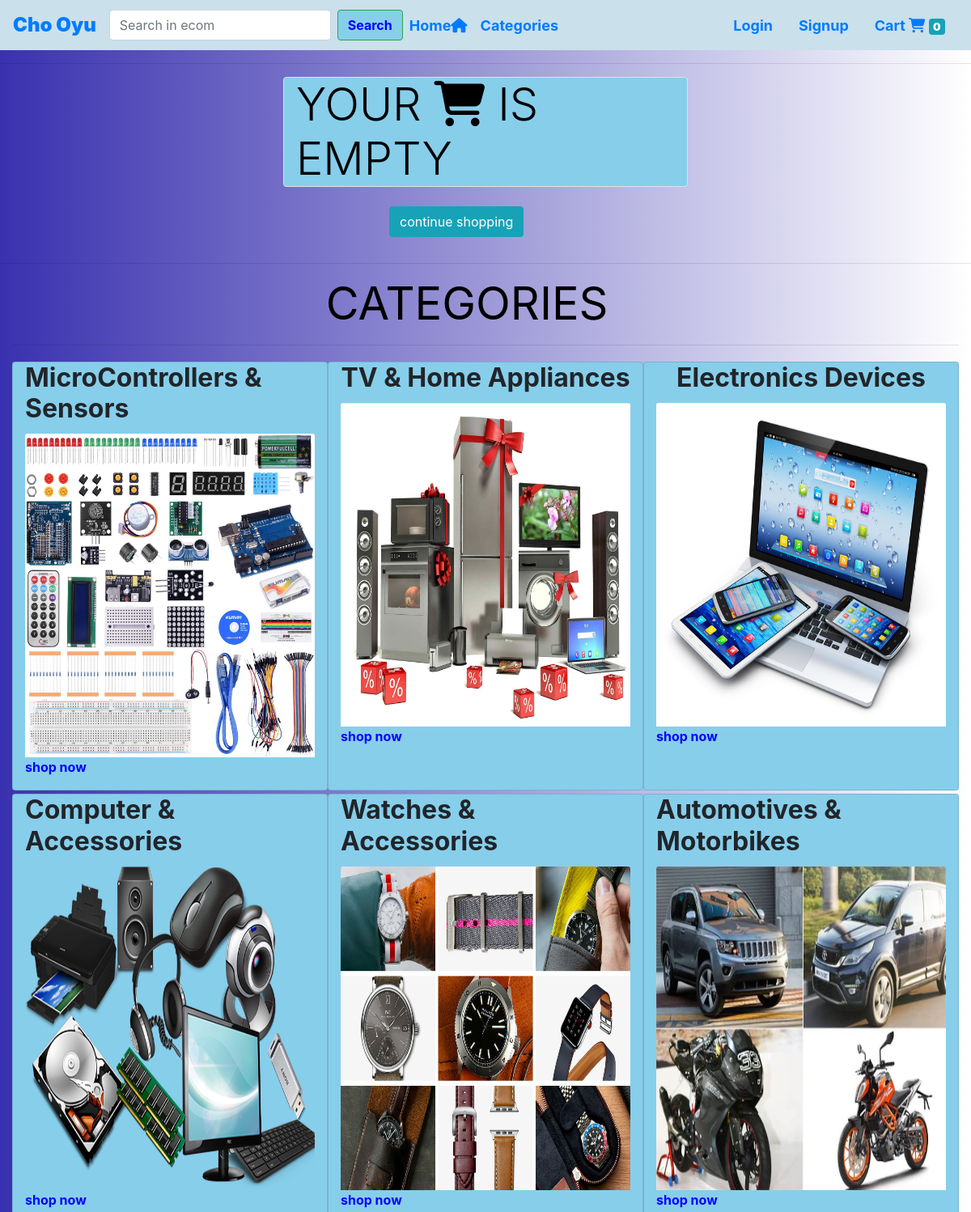
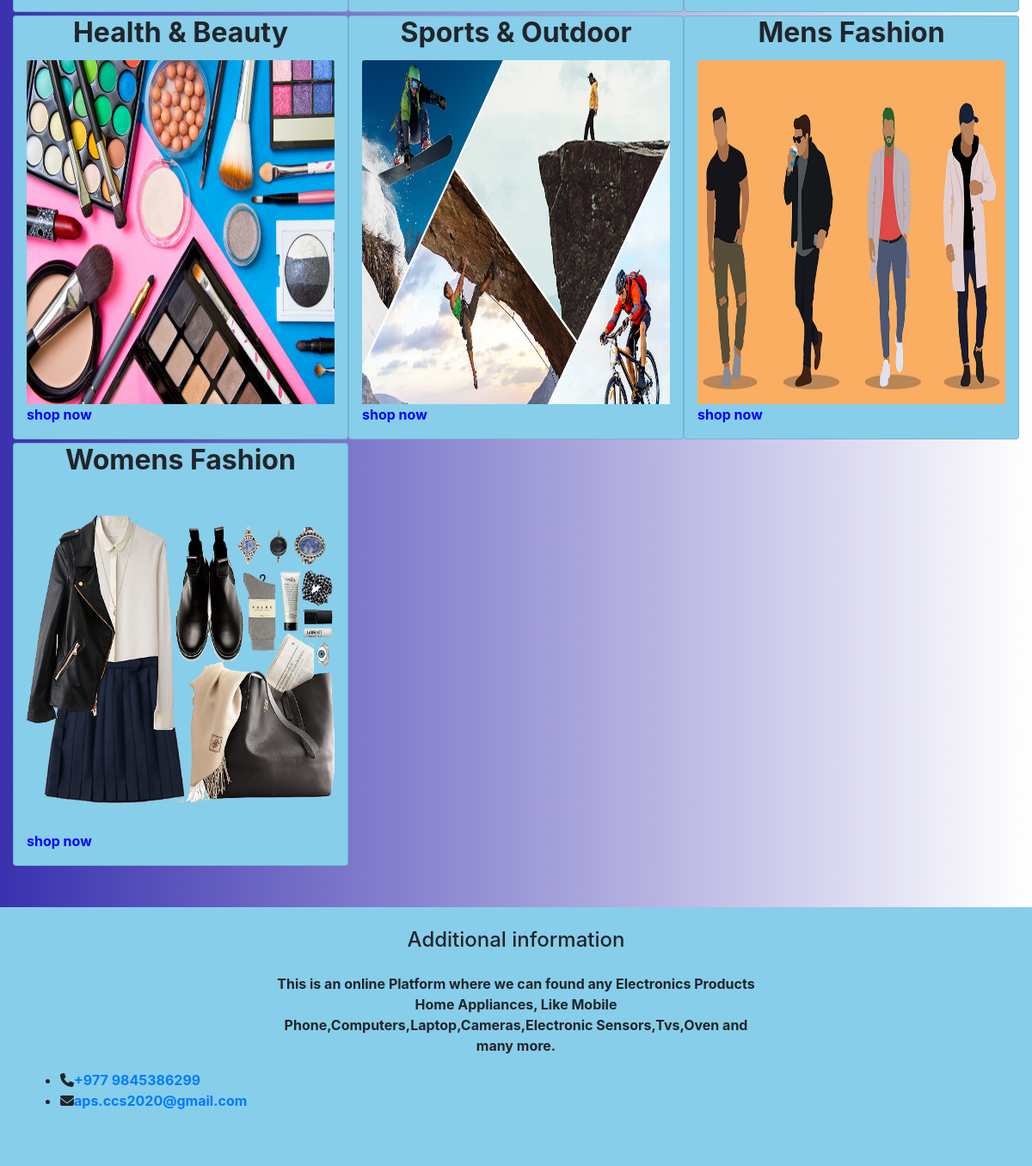
Page /empty/ on the committed database (2 pictures, top to bottom).
### store/models/category.py (models this page shows)
class Category(models.Model):
    name= models.CharField(max_length=50)
    image=models.ImageField(upload_to='uploads/catagory/')
    def __str__(self):
        return self.name
    @staticmethod
    def get_all_categories():
        return Category.objects.all()

### store/views/home.py (the view)
# urls.py: path('empty/',home.emptycart,name='empty'),
def emptycart(request):
    categories = Category.get_all_categories()
    products = Product.get_all_products()
    dec={}
    dec['categories']=categories
    print(categories)
    return render(request,'empty.html',dec)

### store/models/product.py (called while the page is built)
    @staticmethod
    def get_all_products():
        return Product.objects.all()

### store/templates/empty.html (shortened to what this page needs)
{% extends 'base.html' %}
{% block body %}
{% load cartviewer %}
{% load currency_filter %}
<hr>
<strong><h1 class="display-4 col-lg-5 mx-auto border rounded" style="color:black;background-color: skyblue;">YOUR <i class="fa fa-shopping-cart"></i> IS EMPTY   </h1> </strong>
<div class="col-lg-3 mx-auto">
  <a href="/" class="btn btn-info cart-btn-transform m-3 mr-3" data-abc="true">continue shopping</a>
</div>
<hr>
  <div class="container-fluid mt-2" >
    <div class="row">
      <div id='product' class="col-lg-12 mx-auto">
        <p class="display-4 col-lg-5 mx-auto"  style="color:black;"><strong> &nbsp; CATEGORIES</strong></p>
        <hr>
        <div class="row mx-auto">
            {% for category in categories %}
          <div class="card col-lg-4 mt-1" style="width: 18rem; background-color: skyblue;">
            <h2 class="card-title mx-auto "><strong>{{category.name}}</strong></h2>
            <a href="/?category={{category.id}}">
                <img class="card-img-top" src="{{category.image.url}}" height="400" alt="ok">
            </a>
            <a href="/?category={{category.id}}"><p style="color: blue;">shop now</p></a>
          </div>
          {% endfor %}
          </div>
      </div>
    </div>
  </div>
{% endblock body %}

### store/templates/base.html (shortened to what this page needs)
<!doctype html>
<html lang="en">
  <head>
    <link rel="stylesheet" href="https://cdnjs.cloudflare.com/ajax/libs/font-awesome/4.7.0/css/font-awesome.min.css">
    <link rel="stylesheet" href="https://cdn.jsdelivr.net/npm/bootstrap@4.5.3/dist/css/bootstrap.min.css">
  </head>
  <body>
         <nav class="navbar navbar-expand-lg" style=" background-color: rgb(202, 224, 235);">
      <a class="navbar-brand "style="font-size:24px" href="/"><strong><strong><strong>Cho Oyu</strong></strong></strong> </a>
      <div class="collapse navbar-collapse" id="navbarSupportedContent">
        <ul class="navbar-nav mr-auto">
          <form method="GET" action="/search" class="form-inline my-2 my-lg-0">
              <input class="form-control mr-sm-2 " type="search" placeholder="Search in ecom" aria-label="Search" name="query" id="query" >
              <button class="btn btn-outline-success my-2 my-sm-0" type="submit" style="color:blue;background-color:skyblue"><strong>Search</strong></button>
            </form>
          <li class="nav-item active">
            <a class="nav-link"style="font-size:18px" href="/"><strong>Home<i class="fa fa-home"></i></strong><span class="sr-only">(current)</span></a>
          </li>
            <li class="nav-item active">
              <a class="nav-link"style="font-size:18px" href="/contact"><strong>Categories</strong><span class="sr-only">(current)</span></a>
            </li>
        </ul>
        {% if request.session.customer %}
        <ui class="nav-item ">
          <a class="nav-link"style="font-size:18px" href="/orders"><strong>Orders<i class="fas fa-shipping-fast"></i></strong></i> <span class="sr-only">(current)</span></a>
        </ui>
        <ui class="nav-item active">
          <a class="nav-link"style="font-size:18px" href="/customer_profile"><strong>Profile <i class="fas fa-user-tie"></i></strong><span class="sr-only">(current)</span></a>
        </ui>
        {% else %}
        <ui class="nav-item ">
          <a class="nav-link"style="font-size:18px" href="/login"><strong>Login</strong> <span class="sr-only">(current)</span></a>
        </ui>
        <ui class="nav-item ">
          <a class="nav-link" style="font-size:18px" href="/signup"><strong>Signup</strong> <span class="sr-only">(current)</span></a>
        </ui>
        {% endif %}
        {% if request.session.cart.keys|length %}
        <ui class="nav-item active">
          <a class= "nav-link"href="/cart" style="font-size:18px" style="color:blue; background-color: skyblue;"><strong>Cart
            <i class="fa fa-shopping-cart"></i></strong> <span class="badge badge-info"><strong>{{request.session.cart.keys|length}}</strong></span></a>
        </ui>
        {% else %}
        <ui class="nav-item active">
          <a class= "nav-link"href="/empty" style="font-size:18px" style="color:blue; background-color: skyblue;"><strong>Cart
            <i class="fa fa-shopping-cart"></i> <span class="badge badge-info"><strong>{{request.session.cart.keys|length}}</strong></span></a>
        </ui>
        {% endif %}
      </div>
    </nav>
    {% block body %}
    {% endblock body %}
    <div class="container-fluid" style="background-color: skyblue;">
      <div class="row d-flex justify-content-center wow fadeIn mt-5">
        <div class="col-md-6 text-center">
            <h4 class="my-4 h4">Additional information</h4>
            <p>This is an online Platform where we can found any Electronics Products
                Home Appliances,
                Like Mobile Phone,Computers,Laptop,Cameras,Electronic Sensors,Tvs,Oven and many more.</p>
        </div>
    </div>
    <div class="col-md-6 col-sm-6 col-xs-12 top-header-links">
      <ul class="contact_links">
          <li><i class="fa fa-phone"></i><a href="tel:+977 9845386299">+977 9845386299</a></li>
          <li><i class="fa fa-envelope"></i><a href="mailto:aps.ccs2020@gmail.com">aps.ccs2020@gmail.com</a></li>
      </ul>
  </div>
    <div class="row wow fadeIn">
      <div class="col-lg-4 col-md-12 mb-4">
      </div>
      <div class="col-lg-4 col-md-6 mb-4">
      </div>
      <div class="col-lg-4 col-md-6 mb-4">
      </div>
  </div>
    </div>
  </body>
</html>

### store/templates/empty.html (style rules this page uses)
body { background: -webkit-linear-gradient(left, #3931af, white); }

### rows in the picture
Category: name "MicroControllers & Sensors", image (picture)
Category: name "TV & Home Appliances", image (picture)
Category: name "Electronics Devices", image (picture)
Category: name "Computer & Accessories", image (picture)
Category: name "Watches & Accessories", image (picture)
Category: name "Automotives & Motorbikes", image (picture)
Category: name "Health & Beauty", image (picture)
Category: name "Sports & Outdoor", image (picture)
Category: name "Mens Fashion", image (picture)
Category: name "Womens Fashion", image (picture)

### other values in the picture
{{ request.session.cart.keys|length }} "0"
